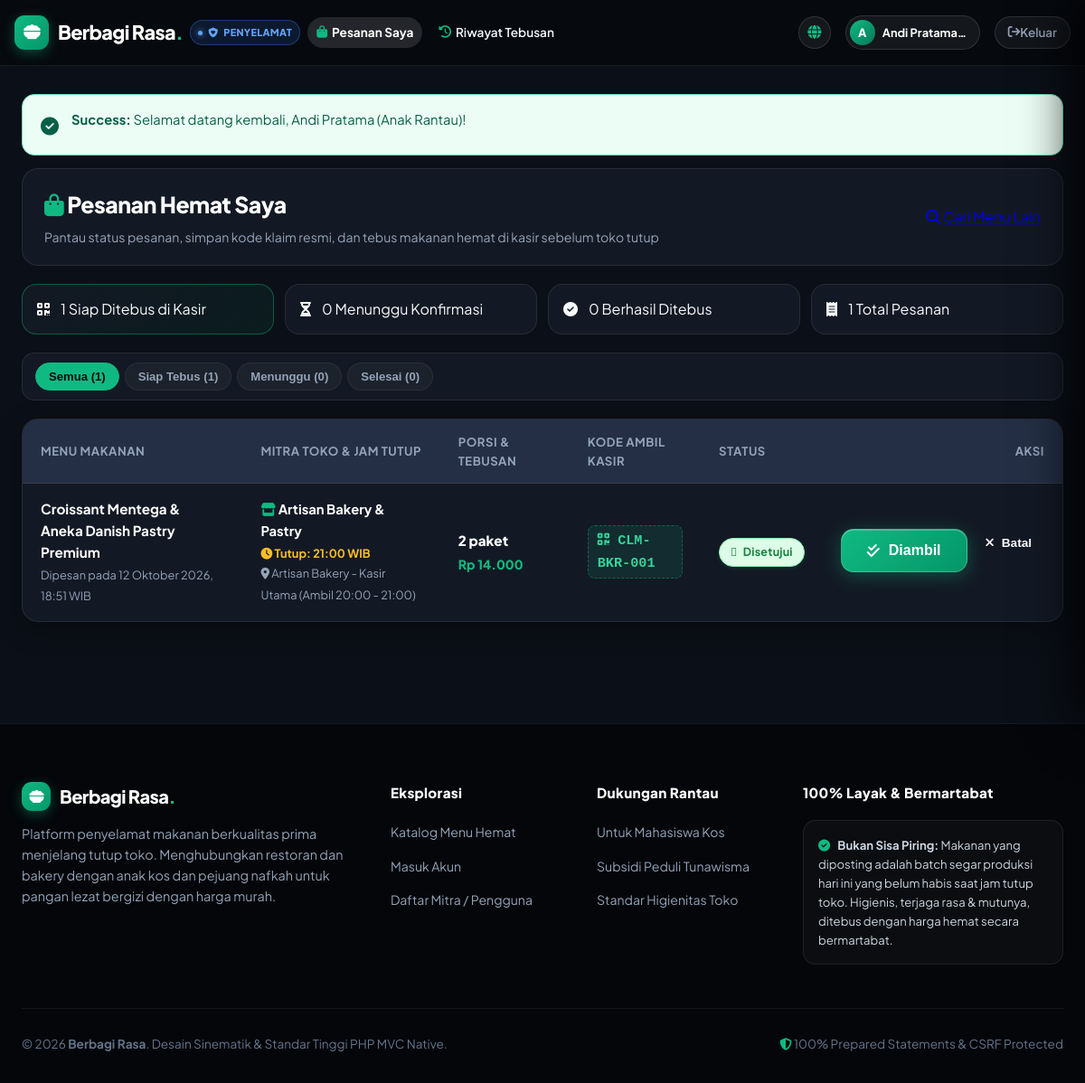
/index.php?url=request/mine (signed in), run on the app's committed database.
### tables this page shows
CREATE TABLE IF NOT EXISTS users (
    id INT AUTO_INCREMENT PRIMARY KEY,
    nama VARCHAR(100) NOT NULL,
    email VARCHAR(100) NOT NULL UNIQUE,
    password VARCHAR(255) NOT NULL,
    role ENUM('donatur', 'penerima', 'admin') NOT NULL DEFAULT 'penerima',
    telepon VARCHAR(20) NULL,
    alamat TEXT NULL,
    created_at TIMESTAMP DEFAULT CURRENT_TIMESTAMP,
    INDEX idx_user_email (email),
    INDEX idx_user_role (role)
);

CREATE TABLE IF NOT EXISTS requests (
    id INT AUTO_INCREMENT PRIMARY KEY,
    donation_id INT NOT NULL,
    penerima_id INT NOT NULL,
    jumlah_minta INT NOT NULL,
    catatan VARCHAR(255) NULL,
    claim_token VARCHAR(50) NULL,
    status ENUM('menunggu', 'disetujui', 'ditolak', 'dibatalkan', 'diambil') NOT NULL DEFAULT 'menunggu',
    created_at TIMESTAMP DEFAULT CURRENT_TIMESTAMP,
    updated_at TIMESTAMP DEFAULT CURRENT_TIMESTAMP ON UPDATE CURRENT_TIMESTAMP,
    INDEX idx_requests_donation_status (donation_id, status),
    INDEX idx_requests_penerima (penerima_id),
    CONSTRAINT fk_requests_donation FOREIGN KEY (donation_id) REFERENCES donations(id) ON DELETE CASCADE,
    CONSTRAINT fk_requests_penerima FOREIGN KEY (penerima_id) REFERENCES users(id) ON DELETE CASCADE
);

CREATE TABLE IF NOT EXISTS donations (
    id INT AUTO_INCREMENT PRIMARY KEY,
    user_id INT NOT NULL,
    judul VARCHAR(150) NOT NULL,
    deskripsi TEXT NULL,
    jumlah INT NOT NULL,
    sisa INT NOT NULL,
    satuan VARCHAR(20) NOT NULL DEFAULT 'porsi',
    harga_asli INT NOT NULL DEFAULT 0,
    harga_diskon INT NOT NULL DEFAULT 0,
    kategori VARCHAR(50) NOT NULL DEFAULT 'makanan_berat',
    lokasi_ambil VARCHAR(255) NOT NULL,
    jam_tutup VARCHAR(50) NULL DEFAULT '21:00 WIB',
    tipe_penawaran ENUM('diskon_toko', 'gratis_peduli') NOT NULL DEFAULT 'diskon_toko',
    jaminan_kualitas VARCHAR(255) NOT NULL DEFAULT '100% Segar & Higienis Diproduksi Hari Ini',
    foto VARCHAR(255) NULL,
    status ENUM('tersedia', 'dipesan', 'selesai', 'kedaluwarsa', 'dibatalkan') NOT NULL DEFAULT 'tersedia',
    expired_at DATETIME NOT NULL,
    created_at TIMESTAMP DEFAULT CURRENT_TIMESTAMP,
    updated_at TIMESTAMP DEFAULT CURRENT_TIMESTAMP ON UPDATE CURRENT_TIMESTAMP,
    INDEX idx_donation_status_created (status, created_at),
    INDEX idx_donation_user (user_id),
    INDEX idx_donation_category (kategori),
    CONSTRAINT fk_donations_user FOREIGN KEY (user_id) REFERENCES users(id) ON DELETE CASCADE
);

### views/requests/mine.php (the view, shortened to what the rows shown need)
<?php
$requestsList   = $requests ?? [];
$totalOrders    = count($requestsList);
$countMenunggu  = count(array_filter($requestsList, fn($r) => $r['status'] === 'menunggu'));
$countDisetujui = count(array_filter($requestsList, fn($r) => $r['status'] === 'disetujui'));
$countSelesai   = count(array_filter($requestsList, fn($r) => in_array($r['status'], ['diambil', 'selesai'])));
?>
<div class="buyer-page-wrapper">
    <div class="buyer-header-bar">
        <div>
            <h1 class="buyer-title">
                <i class="fa-solid fa-bag-shopping text-emerald"></i> Pesanan Hemat Saya
            </h1>
        </div>
    </div>
    <div class="buyer-kpi-grid">
        <div class="buyer-kpi-card <?= ($countDisetujui > 0) ? 'kpi-ready' : '' ?>">
            <div>
                <span class="kpi-num"><?= $countDisetujui ?></span>
                <span class="kpi-text">Siap Ditebus di Kasir</span>
            </div>
        </div>
        <div class="buyer-kpi-card <?= ($countMenunggu > 0) ? 'kpi-waiting' : '' ?>">
            <div>
                <span class="kpi-num"><?= $countMenunggu ?></span>
                <span class="kpi-text">Menunggu Konfirmasi</span>
            </div>
        </div>
        <div class="buyer-kpi-card">
            <div>
                <span class="kpi-num"><?= $countSelesai ?></span>
                <span class="kpi-text">Berhasil Ditebus</span>
            </div>
        </div>
    </div>
    <div class="buyer-filter-bar">
        <div class="buyer-filter-tabs">
            <button type="button" class="buyer-tab-btn active" data-status="all">
                Semua (<?= $totalOrders ?>)
            </button>
            <button type="button" class="buyer-tab-btn" data-status="disetujui">
                Siap Tebus (<?= $countDisetujui ?>)
            </button>
            <button type="button" class="buyer-tab-btn" data-status="menunggu">
                Menunggu (<?= $countMenunggu ?>)
            </button>
            <button type="button" class="buyer-tab-btn" data-status="selesai">
                Selesai (<?= $countSelesai ?>)
            </button>
        </div>
    </div>
    <?php if (!empty($requestsList)): ?>
            <?php foreach ($requestsList as $req): ?>
                            <?= requestBadge($req['status']) ?>
            <?php endforeach; ?>
        <div class="buyer-desktop-table-card">
            <div class="table-responsive">
                <table class="data-table-3d" id="buyerDesktopTable">
                    <thead>
                        <tr>
                            <th style="min-width: 220px;">Menu Makanan</th>
                            <th style="min-width: 200px;">Mitra Toko & Jam Tutup</th>
                            <th style="min-width: 140px;">Porsi & Tebusan</th>
                            <th style="min-width: 140px;">Kode Ambil Kasir</th>
                            <th style="min-width: 110px;">Status</th>
                            <th style="min-width: 150px; text-align: right;">Aksi</th>
                        </tr>
                    </thead>
                    <tbody>
                        <?php foreach ($requestsList as $req): ?>
                            <?php
                                $hargaDiskon = (int)($req['harga_diskon'] ?? 0);
                                $jumlahMinta = (int)$req['jumlah_minta'];
                                $totalBayar  = $hargaDiskon * $jumlahMinta;
                                $isFree      = (($req['tipe_penawaran'] ?? '') === 'gratis_peduli' || $hargaDiskon === 0);
                                $statusGroup = ($req['status'] === 'diambil' || $req['status'] === 'selesai') ? 'selesai' : $req['status'];
                            ?>
                            <tr data-status="<?= e($statusGroup) ?>">
                                <td>
                                    <strong style="font-size: 0.95rem; display: block;">
                                        <a href="<?= BASE_URL ?>?url=donation/show/<?= (int)$req['donation_id'] ?>" style="color: #ffffff; text-decoration: none;">
                                            <?= e($req['judul_donasi']) ?>
                                        </a>
                                    </strong>
                                    <span style="font-size: 0.8rem; color: #94a3b8;">
                                        Dipesan pada <?= formatDate($req['created_at']) ?>
                                    </span>
                                </td>
                                <td>
                                    <strong style="font-size: 0.92rem; display: block; color: #ffffff;">
                                        <i class="fa-solid fa-store text-emerald"></i> <?= e($req['nama_donatur']) ?>
                                    </strong>
                                    <span style="font-size: 0.8rem; color: #fbbf24; font-weight: 700; display: block; margin-top: 2px;">
                                        <i class="fa-solid fa-clock"></i> Tutup: <?= e($req['jam_tutup'] ?? '21:00 WIB') ?>
                                    </span>
                                    <span style="font-size: 0.8rem; color: #94a3b8;">
                                        <i class="fa-solid fa-location-dot"></i> <?= e($req['lokasi_ambil']) ?>
                                    </span>
                                </td>
                                <td>
                                    <div style="font-size: 0.95rem; font-weight: 800; color: #ffffff;">
                                        <?= $jumlahMinta ?> <?= e($req['satuan']) ?>
                                    </div>
                                    <div style="font-size: 0.88rem; font-weight: 750; color: #10b981; margin-top: 2px;">
                                        <?= ($isFree) ? 'Rp 0 (Gratis Peduli)' : formatRupiah($totalBayar) ?>
                                    </div>
                                </td>
                                <td>
                                    <?php if (!empty($req['claim_token'])): ?>
                                        <div style="font-family: monospace; font-size: 0.95rem; font-weight: 800; color: #34d399; background: rgba(16, 185, 129, 0.12); padding: 4px 10px; border-radius: 8px; border: 1px dashed rgba(16, 185, 129, 0.4); display: inline-block;">
                                            <i class="fa-solid fa-qrcode"></i> <?= e($req['claim_token']) ?>
                                        </div>
                                    <?php else: ?>
                                        <span style="font-size: 0.8rem; color: #64748b;">-</span>
                                    <?php endif; ?>
                                </td>
                                <td>
                                    <?= requestBadge($req['status']) ?>
                                </td>
                                <td style="text-align: right;">
                                    <div style="display: inline-flex; gap: 6px; justify-content: flex-end;">
                                        <?php if ($req['status'] === 'disetujui'): ?>
                                            <form action="<?= BASE_URL ?>?url=request/complete/<?= (int)$req['id'] ?>" method="POST" style="display: inline;" data-confirm="Apakah Anda sudah mengambil makanan di kasir toko dan menyelesaikan pembayaran?">
                                                <button type="submit" class="btn-3d btn-3d-primary btn-sm">
                                                    <i class="fa-solid fa-check-double"></i> Diambil
                                                </button>
                                            </form>
                                            <form action="<?= BASE_URL ?>?url=request/cancel/<?= (int)$req['id'] ?>" method="POST" style="display: inline;" data-confirm="Batalkan pesanan ini?">
                                                <button type="submit" class="btn-3d btn-3d-danger btn-sm">
                                                    <i class="fa-solid fa-xmark"></i> Batal
                                                </button>
                                            </form>
                                        <?php else: ?>
                                            <a href="<?= BASE_URL ?>?url=donation/show/<?= (int)$req['donation_id'] ?>" class="btn-3d btn-3d-secondary btn-sm">
                                                <i class="fa-solid fa-eye"></i> Detail
                                            </a>
                                        <?php endif; ?>
                                    </div>
                                </td>
                            </tr>
                        <?php endforeach; ?>
                    </tbody>
                </table>
            </div>
        </div>
    <?php endif; ?>
</div>

### views/layouts/header.php (shortened to what the rows shown need)
<?php
$currentUser = currentUser();
$currentUrl = $_GET['url'] ?? 'donation/index';
$currentUrl = trim($currentUrl, '/');
$isHomePage = ($currentUrl === 'donation/index' || $currentUrl === 'donation' || $currentUrl === '' || str_starts_with($currentUrl, 'donation/index'));
$isActorPage = (
    str_starts_with($currentUrl, 'donation/mine') ||
    str_starts_with($currentUrl, 'donation/create') ||
    str_starts_with($currentUrl, 'donation/edit') ||
    str_starts_with($currentUrl, 'request/') ||
    str_starts_with($currentUrl, 'history/')
);
?>
<!DOCTYPE html>
<html lang="id">
<head>
    <link rel="stylesheet" href="https://cdnjs.cloudflare.com/ajax/libs/font-awesome/6.5.1/css/all.min.css">
    <link rel="stylesheet" href="<?= ASSET_URL ?>/assets/css/style.css?v=<?= filemtime(ROOT_DIR . '/assets/css/style.css') ?>">
</head>
<body class="cinematic-dark-body <?= ($isHomePage) ? 'has-cinematic-hero' : '' ?>">
    <header class="header-nav">
        <div class="nav-container">
            <div class="nav-inner">
                <div class="nav-right-wrap">
                    <div class="nav-actions desktop-nav-actions">
                        <?php if ($currentUser): ?>
                            <?php if ($isActorPage): ?>
                                <a href="<?= BASE_URL ?>?url=donation/index" class="btn-portal-public-web" title="Lihat Website & Katalog Publik">
                                    <i class="fa-solid fa-globe"></i>
                                </a>
                            <?php endif; ?>
                            <div class="user-badge-pill" title="<?= e($currentUser['nama']) ?>">
                                <div class="user-avatar-circle">
                                    <?= strtoupper(substr($currentUser['nama'], 0, 1)) ?>
                                </div>
                                <div class="user-info-text">
                                    <strong class="user-name-label"><?= e($currentUser['nama']) ?></strong>
                                </div>
                            </div>
                            <a href="<?= BASE_URL ?>?url=auth/logout" class="btn-nav-ghost" data-confirm="Apakah Anda yakin ingin keluar (logout)?">
                                <i class="fa-solid fa-arrow-right-from-bracket"></i> Keluar
                            </a>
                        <?php endif; ?>
                    </div>
                </div>
            </div>
        </div>
    </header>
    <main class="main-content <?= ($isHomePage) ? 'has-cinematic-hero' : '' ?>">
        <?php if (!$isHomePage): ?>
            <div class="container">
        <?php endif; ?>

### include/helpers.php (shortened to what the rows shown need)
<?php
if (!function_exists('e')) {
    function e(?string $string): string {
        return htmlspecialchars((string)($string ?? ''), ENT_QUOTES, 'UTF-8');
    }
}
if (!function_exists('view')) {
    function view(string $path, array $data = []): void {
        extract($data);
        $viewFile = ROOT_DIR . DIRECTORY_SEPARATOR . 'views' . DIRECTORY_SEPARATOR . str_replace('/', DIRECTORY_SEPARATOR, $path) . '.php';
        require_once ROOT_DIR . DIRECTORY_SEPARATOR . 'views' . DIRECTORY_SEPARATOR . 'layouts' . DIRECTORY_SEPARATOR . 'header.php';
        require $viewFile;
        require_once ROOT_DIR . DIRECTORY_SEPARATOR . 'views' . DIRECTORY_SEPARATOR . 'layouts' . DIRECTORY_SEPARATOR . 'footer.php';
    }
}
if (!function_exists('isLoggedIn')) {
    function isLoggedIn(): bool {
        return isset($_SESSION['user_id']) && !empty($_SESSION['user_id']);
    }
}
if (!function_exists('formatDate')) {
    function formatDate(?string $datetime): string {
        $timestamp = strtotime($datetime);
        $months = [
            1 => 'Januari', 2 => 'Februari', 3 => 'Maret', 4 => 'April',
            5 => 'Mei', 6 => 'Juni', 7 => 'Juli', 8 => 'Agustus',
            9 => 'September', 10 => 'Oktober', 11 => 'November', 12 => 'Desember'
        ];
        $day = date('d', $timestamp);
        $monthNum = (int)date('m', $timestamp);
        $year = date('Y', $timestamp);
        $time = date('H:i', $timestamp);
        return "{$day} " . ($months[$monthNum] ?? '') . " {$year}, {$time} WIB";
    }
}
if (!function_exists('formatRupiah')) {
    function formatRupiah(?int $angka): string {
        return 'Rp ' . number_format($angka, 0, ',', '.');
    }
}
if (!function_exists('requestBadge')) {
    function requestBadge(string $status): string {
        $map = [
            'menunggu'   => ['label' => 'Menunggu', 'class' => 'badge-menunggu', 'icon' => 'fa-hourglass-half'],
            'disetujui'  => ['label' => 'Disetujui', 'class' => 'badge-disetujui', 'icon' => 'fa-check-double'],
            'ditolak'    => ['label' => 'Ditolak', 'class' => 'badge-ditolak', 'icon' => 'fa-times'],
            'dibatalkan' => ['label' => 'Dibatalkan', 'class' => 'badge-dibatalkan', 'icon' => 'fa-minus-circle'],
            'diambil'    => ['label' => 'Sudah Diambil', 'class' => 'badge-diambil', 'icon' => 'fa-hand-holding-heart'],
        ];
        $info = $map[$status] ?? ['label' => ucfirst($status), 'class' => 'badge-default', 'icon' => 'fa-circle'];
        return '<span class="badge 3d-badge ' . e($info['class']) . '"><i class="' . e($info['icon']) . '"></i> ' . e($info['label']) . '</span>';
    }
}

### data on the page
users: nama "A", nama "Andi Pratama…"
requests: status "1", status "0", donation.judul "Croissant Mentega & Aneka Danish Pastry Premium", created_at "12 Oktober 2026, 18:51 WIB", users.nama "Artisan Bakery & Pastry", donation.jam_tutup "21:00 WIB", donation.lokasi_ambil "Artisan Bakery - Kasir Utama (Ambil 20:00 - 21:00)", jumlah_minta "2", donation.satuan "paket", formatRupiah($totalBayar) "Rp 14.000", claim_token "CLM-BKR-001", status "Disetujui"

### other printed values
$flash['type'] "Success"
$flash['message'] "Selamat datang kembali, Andi Pratama (Anak Rantau)!"
$totalOrders "1"
